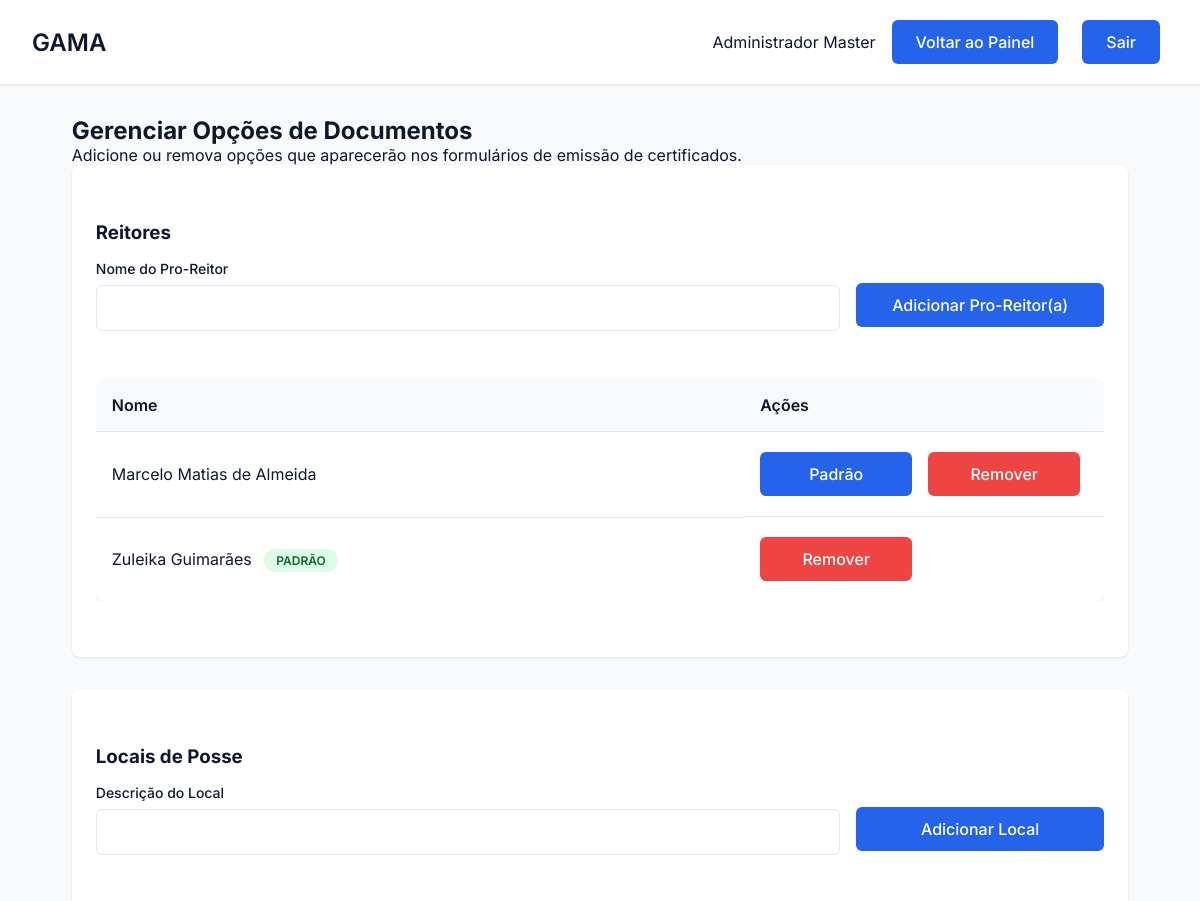
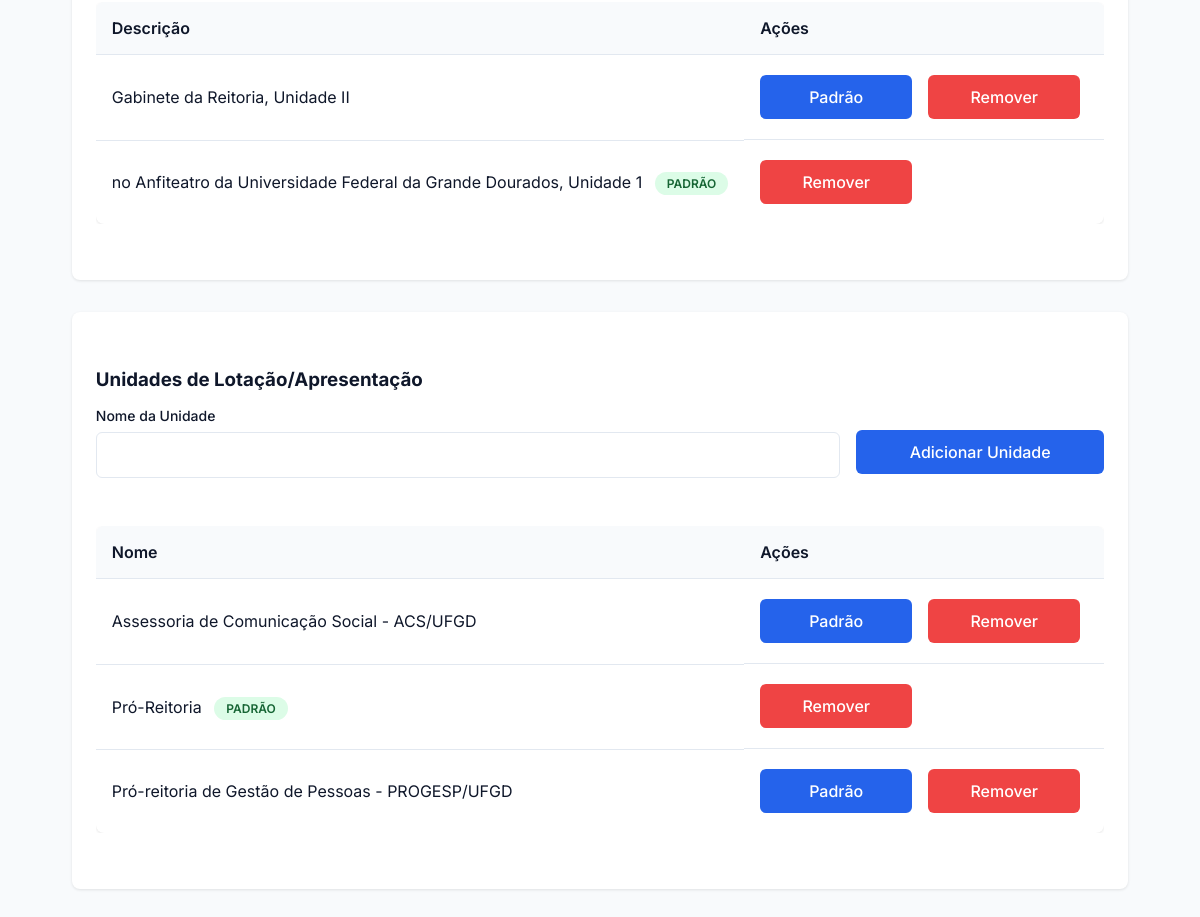
Page /config/gerenciar_opcoes (signed in) on the earlier database version (2 pictures, top to bottom).
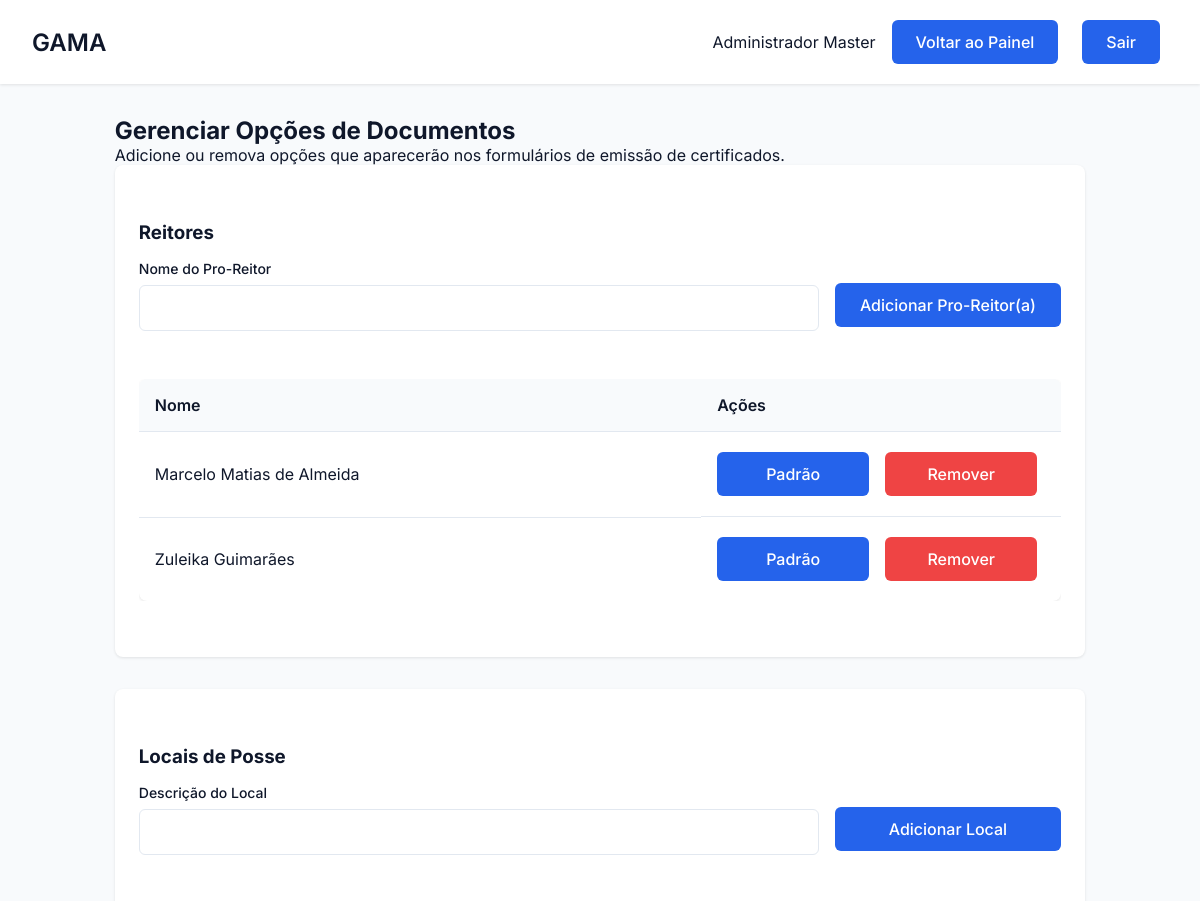
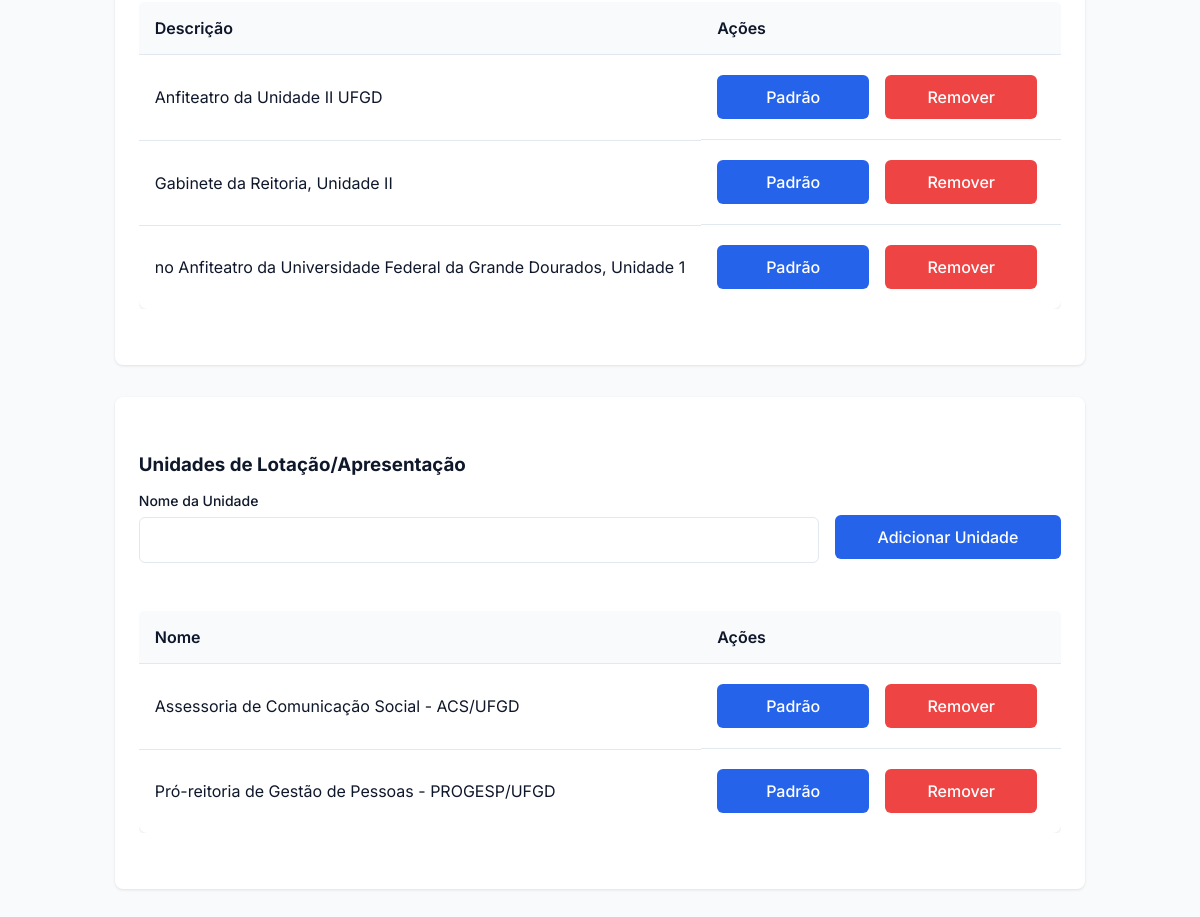
Same page on the later database version (2 pictures, top to bottom).
### tables this page shows
CREATE TABLE Opcao (
        id_opcao INTEGER PRIMARY KEY AUTOINCREMENT,
        tipo_opcao TEXT NOT NULL, -- Ex: 'reitor', 'local', 'unidade'
        valor_opcao TEXT NOT NULL UNIQUE, -- Ex: 'Marcelo Matias de Almeida'
        
        -- ======================================================
        -- ALTERAÇÃO AQUI: Coluna 'is_default' adicionada
        -- ======================================================
        is_default BOOLEAN NOT NULL DEFAULT 0
    );

### gama/routes/config_routes.py (the view, shortened to what this page needs)
@config_bp.route('/gerenciar_opcoes', methods=['GET', 'POST'])
def gerenciar_opcoes():
    if 'usuario_id' not in session or session.get('tipo') != 'administrador':
        flash('Acesso negado.', 'error')
        return redirect(url_for('auth.login'))
    try:
        opcoes_reitor = Opcao.get_por_tipo('reitor')
        opcoes_local = Opcao.get_por_tipo('local')
        opcoes_unidade = Opcao.get_por_tipo('unidade') # <-- ADICIONADO
    except Exception as e:
        flash(f'Erro ao carregar opções: {e}', 'error')
        opcoes_reitor = []
        opcoes_local = []
        opcoes_unidade = [] # <-- ADICIONADO
    return render_template(
        'config_opcoes.html',
        nome=session.get('nome'),
        opcoes_reitor=opcoes_reitor,
        opcoes_local=opcoes_local,
        opcoes_unidade=opcoes_unidade # <-- ADICIONADO
    )

### app.py (called while the page is built)
@app.before_request
def make_session_permanent():
    session.permanent = True

### gama/database/database.py (called while the page is built)
def conectar():
    diretorio_db = "gama/database"
    if not os.path.exists(diretorio_db):
        os.makedirs(diretorio_db)
    return sqlite3.connect(f"{diretorio_db}/editais.db")

### gama/models/configuracao.py (called while the page is built)
    @staticmethod
    def get_por_tipo(tipo_opcao):
        conn = conectar()
        conn.row_factory = sqlite3.Row # Retorna como dicionário
        cursor = conn.cursor()
        try:
            cursor.execute("SELECT * FROM Opcao WHERE tipo_opcao = ? ORDER BY valor_opcao", (tipo_opcao,))
            return [dict(row) for row in cursor.fetchall()]
        except sqlite3.Error as e:
            print(f"Erro ao buscar opções: {e}")
            return []
        finally:
            conn.close()

### gama/templates/config_opcoes.html (shortened to what this page needs)
<!DOCTYPE html>
<html lang="pt-BR">
<head>
    <link rel="stylesheet" href="{{ url_for('static', filename='css/estilo.css') }}">
    <link rel="stylesheet" href="{{ url_for('static', filename='css/usuarios.css') }}">
    <link rel="stylesheet" href="{{ url_for('static', filename='css/dashboard.css') }}">
    <link rel="stylesheet" href="https://cdnjs.cloudflare.com/ajax/libs/font-awesome/6.5.0/css/all.min.css">
</head>
<body>
    <div class="dashboard">
        <header class="dashboard-header">
            <nav class="dashboard-nav container">
                <h1 class="dashboard-title">GAMA</h1>
                <div class="dashboard-user">
                    <span>{{ session.get('nome') }}</span>
                    <a href="{{ url_for('admin.painel_admin') }}" class="btn btn-primary">Voltar ao Painel</a>
                    <a href="{{ url_for('auth.logout') }}" class="btn btn-primary">Sair</a>
                </div>
            </nav>
        </header>
        <main class="dashboard-content container">
            <h2>Gerenciar Opções de Documentos</h2>
            <p class="config-subtitle">Adicione ou remova opções que aparecerão nos formulários de emissão de certificados.</p>
            <div class="form-container">
                <h3 class="titulo">Reitores</h3>
                <form action="{{ url_for('config.gerenciar_opcoes') }}" method="POST">
                    <div class="form-row">
                        <div class="form-group" style="flex-grow: 3;">
                            <label for="valor_reitor" class="form-label">Nome do Pro-Reitor</label>
                            <input type="text" id="valor_reitor" name="valor_opcao" class="form-input" required>
                        </div>
                        <div class="form-group" style="flex-grow: 1; align-self: flex-end;">
                            <button type="submit" class="btn btn-primary" style="width: 100%;">Adicionar Pro-Reitor(a)</button>
                        </div>
                    </div>
                </form>
                <div class="tabela-container" style="margin-top: 1.5rem;">
                    <table class="table">
                        <thead>
                            <tr>
                                <th>Nome</th>
                                <th style="width: 30%;">Ações</th>
                            </tr>
                        </thead>
                        <tbody>
                            {% for reitor in opcoes_reitor %}
                            <tr>
                                <td>
                                    {{ reitor.valor_opcao }}
                                    {% if reitor.is_default %}
                                        <span class="badge badge-success">Padrão</span>
                                    {% endif %}
                                </td>
                                <td class="acoes">
                                    {% if not reitor.is_default %}
                                        <form action="{{ url_for('config.set_default', id_opcao=reitor.id_opcao) }}" method="POST" style="display:inline;">
                                            <button type="submit" class="btn btn-secundario btn-action">
                                                Padrão
                                            </button>
                                        </form>
                                    {% endif %}
                                    <form action="{{ url_for('config.remover_opcao', id_opcao=reitor.id_opcao) }}" method="POST" onsubmit="return confirm('Tem certeza?');" style="display:inline;">
                                        <button type="submit" class="btn btn-perigo btn-action">Remover</button>
                                    </form>
                                </td>
                            </tr>
                            {% else %}
                            <tr>
                                <td colspan="2">Nenhum pro-reitor cadastrado.</td>
                            </tr>
                            {% endfor %}
                        </tbody>
                    </table>
                </div>
            </div>
            <div class="form-container">
                <h3 class="titulo">Locais de Posse</h3>
                <form action="{{ url_for('config.gerenciar_opcoes') }}" method="POST">
                    <div class="form-row">
                        <div class="form-group" style="flex-grow: 3;">
                            <label for="valor_local" class="form-label">Descrição do Local</label>
                            <input type="text" id="valor_local" name="valor_opcao" class="form-input" required>
                        </div>
                        <div class="form-group" style="flex-grow: 1; align-self: flex-end;">
                            <button type="submit" class="btn btn-primary" style="width: 100%;">Adicionar Local</button>
                        </div>
                    </div>
                </form>
                <div class="tabela-container" style="margin-top: 1.5rem;">
                    <table class="table">
                        <thead>
                            <tr>
                                <th>Descrição</th>
                                <th style="width: 30%;">Ações</th>
                            </tr>
                        </thead>
                        <tbody>
                            {% for local in opcoes_local %}
                            <tr>
                                <td>
                                    {{ local.valor_opcao }}
                                    {% if local.is_default %}
                                        <span class="badge badge-success">Padrão</span>
                                    {% endif %}
                                </td>
                                <td class="acoes">
                                    {% if not local.is_default %}
                                        <form action="{{ url_for('config.set_default', id_opcao=local.id_opcao) }}" method="POST" style="display:inline;">
                                            <button type="submit" class="btn btn-secundario btn-action">
                                                Padrão
                                            </button>
                                        </form>
                                    {% endif %}
                                    <form action="{{ url_for('config.remover_opcao', id_opcao=local.id_opcao) }}" method="POST" onsubmit="return confirm('Tem certeza?');" style="display:inline;">
                                        <button type="submit" class="btn btn-perigo btn-action">Remover</button>
                                    </form>
                                </td>
                            </tr>
                            {% else %}
                            <tr>
                                <td colspan="2">Nenhum local cadastrado.</td>
                            </tr>
                            {% endfor %}
                        </tbody>
                    </table>
                </div>
            </div>
            <div class="form-container">
                <h3 class="titulo">Unidades de Lotação/Apresentação</h3>
                <form action="{{ url_for('config.gerenciar_opcoes') }}" method="POST">
                    <div class="form-row">
                        <div class="form-group" style="flex-grow: 3;">
                            <label for="valor_unidade" class="form-label">Nome da Unidade</label>
                            <input type="text" id="valor_unidade" name="valor_opcao" class="form-input" required>
                        </div>
                        <div class="form-group" style="flex-grow: 1; align-self: flex-end;">
                            <button type="submit" class="btn btn-primary" style="width: 100%;">Adicionar Unidade</button>
                        </div>
                    </div>
                </form>
                <div class="tabela-container" style="margin-top: 1.5rem;">
                    <table class="table">
                        <thead>
                            <tr>
                                <th>Nome</th>
                                <th style="width: 30%;">Ações</th>
                            </tr>
                        </thead>
                        <tbody>
                            {% for unidade in opcoes_unidade %}
                            <tr>
                                <td>
                                    {{ unidade.valor_opcao }}
                                    {% if unidade.is_default %}
                                        <span class="badge badge-success">Padrão</span>
                                    {% endif %}
                                </td>
                                <td class="acoes">
                                    {% if not unidade.is_default %}
                                        <form action="{{ url_for('config.set_default', id_opcao=unidade.id_opcao) }}" method="POST" style="display:inline;">
                                            <button type="submit" class="btn btn-secundario btn-action">
                                                Padrão
                                            </button>
                                        </form>
                                    {% endif %}
                                    <form action="{{ url_for('config.remover_opcao', id_opcao=unidade.id_opcao) }}" method="POST" onsubmit="return confirm('Tem certeza?');" style="display:inline;">
                                        <button type="submit" class="btn btn-perigo btn-action">Remover</button>
                                    </form>
                                </td>
                            </tr>
                            {% else %}
                            <tr>
                                <td colspan="2">Nenhuma unidade cadastrada.</td>
                            </tr>
                            {% endfor %}
                        </tbody>
                    </table>
                </div>
            </div>
        </main>
    </div>
</body>
</html>

### gama/static/css/estilo.css (style rules this page uses)
* { margin: 0; padding: 0; box-sizing: border-box; font-family: 'Inter', sans-serif; }
:root { --primary: #2563eb; --primary-dark: #4338ca; --secondary: #64748b; --danger: #ef4444; --success: #22c55e; --background: #f8fafc; --surface: #ffffff; --text: #0f172a; --text-light: #64748b; --primary-light: #93c5fd; --secondary: #2563eb; --accent: #10b981; --card-bg: #ffffff; }
body { background-color: var(--background); color: var(--text); min-height: 100vh; }
.container { max-width: 1200px; margin: 0 auto; padding: 0 1rem; }
.form-group { margin-bottom: 1.5rem; }
.form-label { display: block; font-size: 0.875rem; font-weight: 500; margin-bottom: 0.5rem; color: var(--text); }
.form-input { width: 100%; padding: 0.75rem 1rem; border: 1px solid #e2e8f0; border-radius: 6px; font-size: 1rem; transition: all 0.2s; }
.btn { display: inline-flex; align-items: center; justify-content: center; padding: 0.75rem 1.5rem; margin-right: 0.5rem; margin-top: 0.25rem; margin-bottom: 0.25rem; background-color: var(--primary); color: white; font-size: 1rem; font-weight: 500; border-radius: 6px; cursor: pointer; transition: all 0.2s; border: none; text-decoration: none; }
.btn-primary { background-color: var(--primary); color: white; }
.dashboard-content { padding: 2rem; }

### gama/static/css/usuarios.css (style rules this page uses)
.titulo { margin-top: 2rem; margin-bottom: 1rem; }
.tabela-container { overflow-x: auto; margin-bottom: 2rem; }
.table { width: 100%; border-collapse: collapse; background-color: var(--surface); border-radius: 8px; overflow: hidden; box-shadow: 0 1px 3px 0 rgb(0 0 0 / 0.1); }
.table th, .table td { padding: 1rem; text-align: left; border-bottom: 1px solid #e2e8f0; }
.table th { background-color: #f8fafc; font-weight: 600; }
.table tr:last-child td { border-bottom: none; }
.acoes { display: flex; gap: 0.5rem; }
.btn-perigo { background-color: var(--danger); color: white; }
.form-container { background-color: var(--surface); padding: 1.5rem; border-radius: 8px; box-shadow: 0 1px 3px 0 rgb(0 0 0 / 0.1); margin-bottom: 2rem; }
.form-row { display: flex; gap: 1rem; margin-bottom: 1rem; }
.form-group { flex: 1; }

### gama/static/css/dashboard.css (style rules this page uses)
.dashboard { min-height: 100vh; display: grid; grid-template-rows: auto 1fr; }
.dashboard-header { background: var(--surface); padding: 1rem; box-shadow: 0 1px 3px 0 rgb(0 0 0 / 0.1); margin-bottom: 2rem; }
.dashboard-nav { display: flex; justify-content: space-between; align-items: center; }
.container { max-width: 1200px; margin: 0 auto; padding: 0 1rem; }
.dashboard-title { font-size: 1.5rem; font-weight: 600; }
.dashboard-user { display: flex; align-items: center; gap: 1rem; }

### gama/templates/config_opcoes.html (style rules this page uses)
.btn-action { min-width: 152px; text-align: center; }

Differences in the rows shown:
removed Opcao: valor_opcao "Pró-Reitoria", is_default "PADRÃO", shown under "Unidades de Lotação/Apresentação"
changed Opcao "Zuleika Guimarães": is_default "PADRÃO" → "Padrão"
added Opcao: valor_opcao "Anfiteatro da Unidade II UFGD", shown under "Locais de Posse"
changed Opcao "no Anfiteatro da Universidade Federal da Grande Dourados, Unidade 1": is_default "PADRÃO" → "Padrão"
